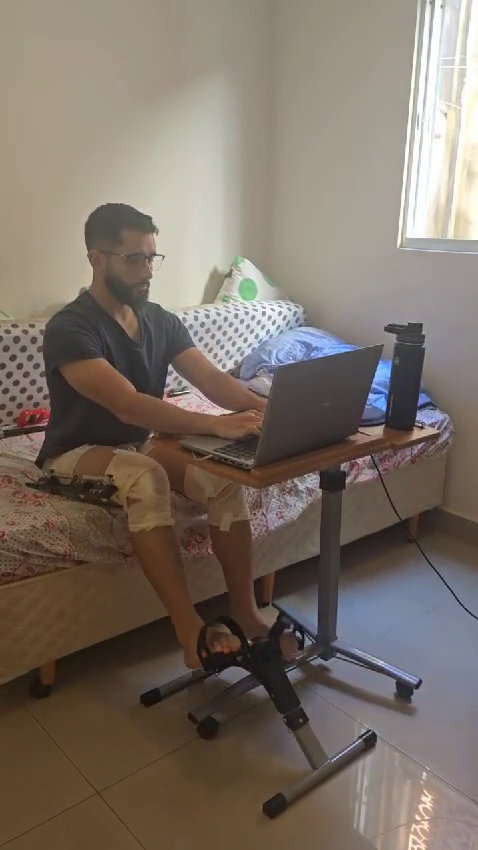
#> input picture frame 44 of public/pacientes/trabalho-normal.mp4, 478 x 850 px
$ python blur_faces.py
#> lines starting #> are read from the running program, lines starting #| are printed output that depends on the picture
import cv2
import sys
import os

def blur_faces_in_image(image_path, output_path):
    print(f"Processando imagem: {image_path}")
    if not os.path.exists(image_path):
        print(f"Erro: Arquivo {image_path} não encontrado.")
        return

    # Usando o classificador em cascata Haar padrão para rostos frontais
    face_cascade = cv2.CascadeClassifier(cv2.data.haarcascades + 'haarcascade_frontalface_default.xml')
    # Carrega também o classificador de perfil para tentar pegar rostos de lado
    profile_cascade = cv2.CascadeClassifier(cv2.data.haarcascades + 'haarcascade_profileface.xml')

    img = cv2.imread(image_path)
    if img is None:
        print("Erro ao ler a imagem.")
        return

    gray = cv2.cvtColor(img, cv2.COLOR_BGR2GRAY)

    # Detecta rostos frontais e de perfil
    faces = face_cascade.detectMultiScale(gray, scaleFactor=1.1, minNeighbors=5, minSize=(30, 30))
    profiles = profile_cascade.detectMultiScale(gray, scaleFactor=1.1, minNeighbors=5, minSize=(30, 30))

    all_faces = list(faces) + list(profiles)

    if len(all_faces) == 0:
        print("Nenhum rosto detectado na imagem (tente borrar manualmente se o rosto estiver muito escondido).")

    for (x, y, w, h) in all_faces:
        # Pega a região de interesse (ROI) do rosto
        roi = img[y:y+h, x:x+w]
        # Aplica o desfoque gaussiano
        roi = cv2.GaussianBlur(roi, (99, 99), 30)
        # Substitui a região na imagem original
        img[y:y+h, x:x+w] = roi

    cv2.imwrite(output_path, img)
    print(f"Imagem salva em: {output_path}")

def blur_faces_in_video(video_path, output_path):
    print(f"Processando vídeo: {video_path}")
    if not os.path.exists(video_path):
        print(f"Erro: Arquivo {video_path} não encontrado.")
        return

    face_cascade = cv2.CascadeClassifier(cv2.data.haarcascades + 'haarcascade_frontalface_default.xml')
    profile_cascade = cv2.CascadeClassifier(cv2.data.haarcascades + 'haarcascade_profileface.xml')

    cap = cv2.VideoCapture(video_path)
    if not cap.isOpened():
        print("Erro ao abrir o vídeo.")
        return

    # Propriedades do vídeo
    frame_width = int(cap.get(cv2.CAP_PROP_FRAME_WIDTH))
    frame_height = int(cap.get(cv2.CAP_PROP_FRAME_HEIGHT))
    fps = cap.get(cv2.CAP_PROP_FPS)

    fourcc = cv2.VideoWriter_fourcc(*'mp4v')
    out = cv2.VideoWriter(output_path, fourcc, fps, (frame_width, frame_height))

    frame_count = 0
    while True:
        ret, frame = cap.read()
#> frame is the input picture: shape (850, 478, 3); mean B, G, R 102.5, 112.4, 123.7
        if not ret:
            break

        frame_count += 1
        gray = cv2.cvtColor(frame, cv2.COLOR_BGR2GRAY)
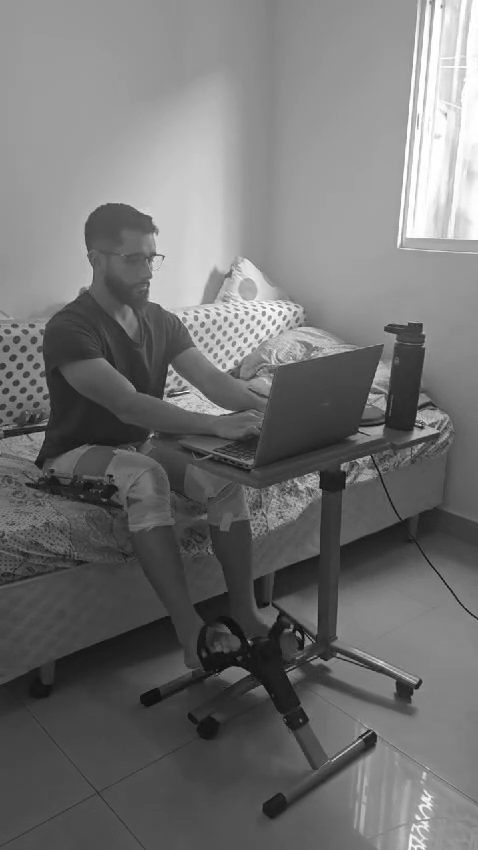
#> gray: shape (850, 478); min 4, max 255, mean 114.6

        faces = face_cascade.detectMultiScale(gray, 1.1, 4, minSize=(30, 30))
#> faces = ()
        profiles = profile_cascade.detectMultiScale(gray, 1.1, 4, minSize=(30, 30))
#> profiles = ()
        all_faces = list(faces) + list(profiles)
#> all_faces = []

        for (x, y, w, h) in all_faces:
            roi = frame[y:y+h, x:x+w]
            roi = cv2.GaussianBlur(roi, (99, 99), 30)
            frame[y:y+h, x:x+w] = roi
#> this loop made 0 passes

        out.write(frame)
        if frame_count % 30 == 0:
            print(f"Processados {frame_count} frames...")

    cap.release()
    out.release()
    print(f"Vídeo salvo em: {output_path}")

if __name__ == "__main__":
    base_dir = r"C:\Users\Steam\Desktop\Statura\public\pacientes"

    img_path = os.path.join(base_dir, "fisio-precoce.jpeg")
    img_out = os.path.join(base_dir, "fisio-precoce-blurred.jpeg")

    vid_path = os.path.join(base_dir, "trabalho-normal.mp4")
    vid_out = os.path.join(base_dir, "trabalho-normal-blurred.mp4")

    blur_faces_in_image(img_path, img_out)
    print("-" * 40)
    blur_faces_in_video(vid_path, vid_out)
    print("Processo concluído.")

$ run again, starting later in the video
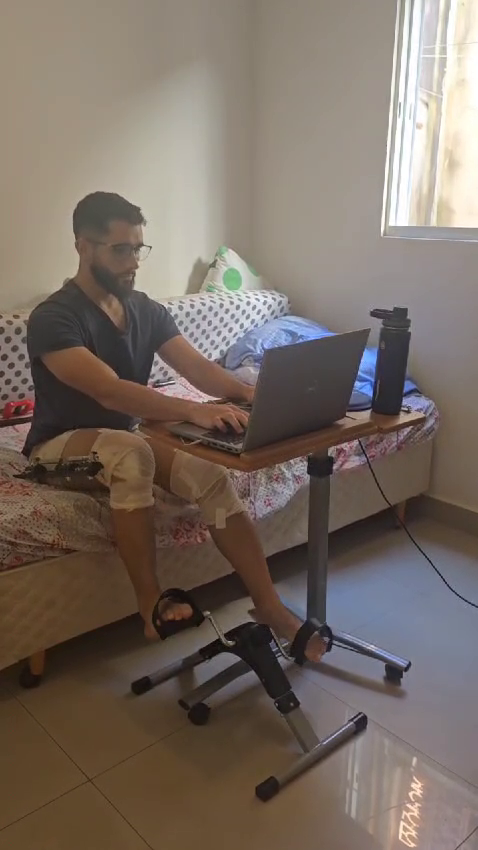
#> input picture frame 201 of public/pacientes/trabalho-normal.mp4, 478 x 850 px
#> in blur_faces_in_video, frame is the input picture: shape (850, 478, 3); mean B, G, R 99.3, 108.4, 120.9
#> in blur_faces_in_video, `gray = cv2.cvtColor(frame, cv2.COLOR_BGR2GRAY)`:
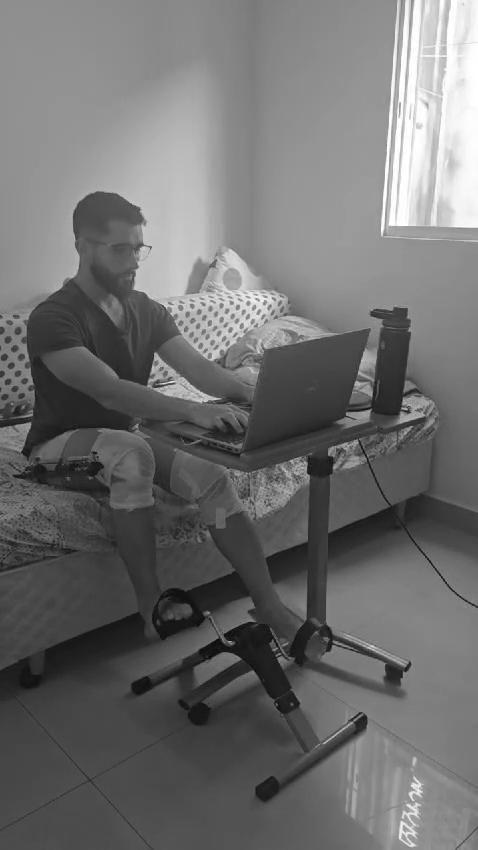
#> gray: shape (850, 478); min 7, max 255, mean 111.1
#> faces = ()
#> all_faces = []

$ run again, starting later in the video
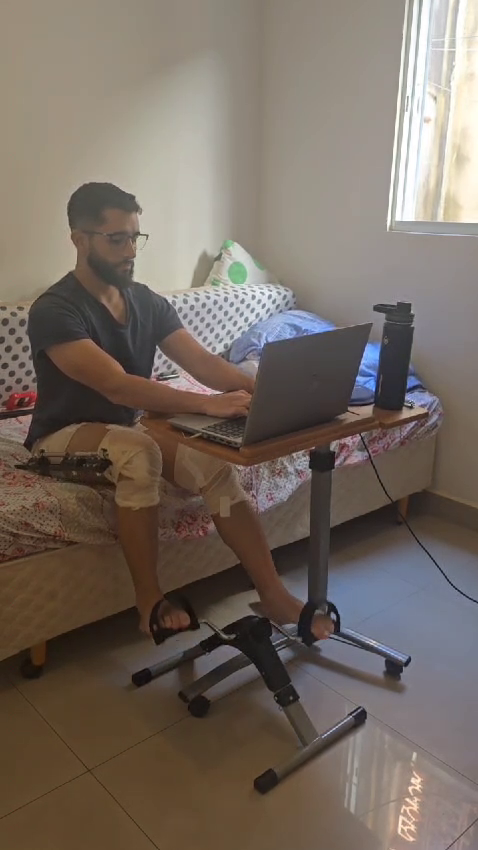
#> input picture frame 358 of public/pacientes/trabalho-normal.mp4, 478 x 850 px
#> in blur_faces_in_video, frame is the input picture: shape (850, 478, 3); mean B, G, R 97.7, 107, 118.5
#> in blur_faces_in_video, `gray = cv2.cvtColor(frame, cv2.COLOR_BGR2GRAY)`:
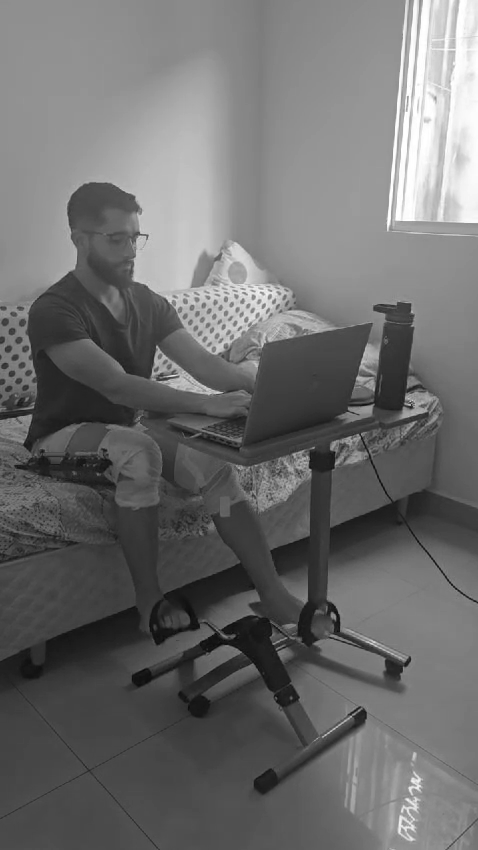
#> gray: shape (850, 478); min 9, max 255, mean 109.3
#> faces = ()
#> all_faces = []
